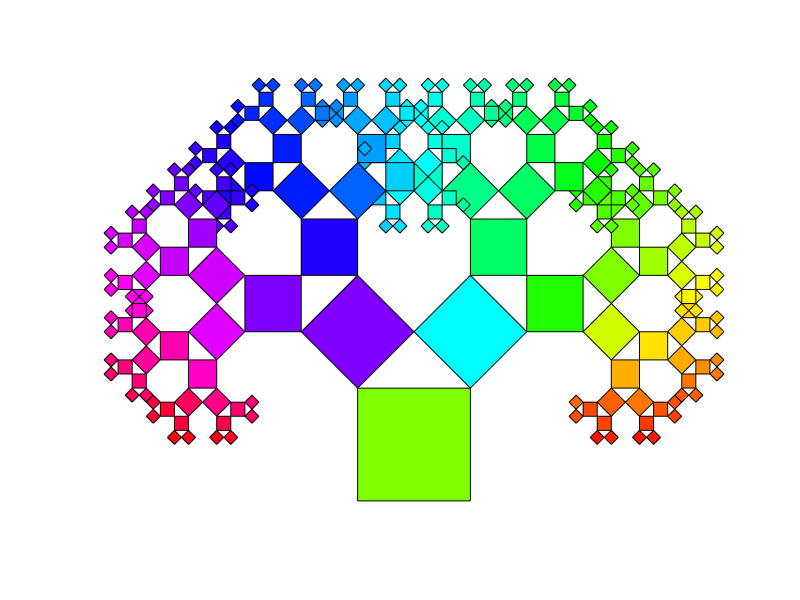

MATLAB code for this plot:
function pytree
% Pythagoras tree using recursion.
% Coordinates of square
x = [-1 1 1 -1];
y = [-1 -1 1 1];
level = 8; %level of recursion
tree(x,y,0,level);
axis equal off 
set(gcf,'color',[1 1 1]);
return

function tree(x,y,theta,n)
if n > 0
    [xx,yy] = trans2d(x,y,0,0,pi/4);
    tree(xx*0.707-1,yy*0.707+2,theta+pi/4,n-1);
    
    [xx,yy] = trans2d(x,y,0,0,-pi/4);
    tree(xx*0.707+1,yy*0.707+2,theta+pi/4,n-1);
    
    phi = mod(atan2(y(1),x(1))+pi,pi)/pi;
    colors = hsv2rgb([phi 1 1]);
    patch(x,y,'y','facecolor',colors);
end
return

function [xx,yy]=trans2d(x,y,tx,ty,phi)
[theta,rad] = cart2pol(x,y);
xx = rad.*cos(theta+phi)+tx;
yy = rad.*sin(theta+phi)+ty;
return
